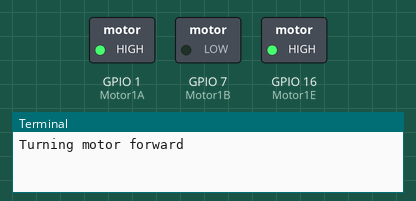
Simulated run of this program. Board: Raspberry Pi (BCM pin numbers). Parts: switched loads named in the program (green lamp = pin HIGH), the last lines printed to the terminal. At 2.5 s the program stops and its outputs stay as they are.

Above: at 0.1 s.
At 0.6 s:
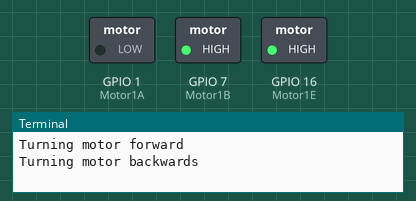
At 2.6 s:
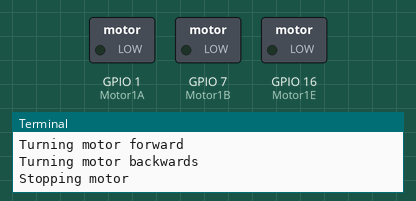
Timing chart, 0 to 4.0 s (numbered marks = the images above):
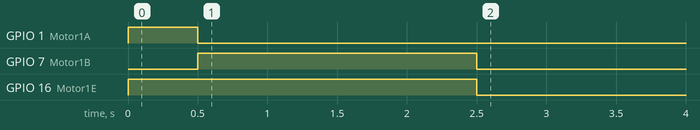

Measured:
- by itself, GPIO 1 (Motor1A): LOW → HIGH at 0.00 s, → LOW 0.50 s later
- by itself, GPIO 7 (Motor1B): LOW → HIGH at 0.50 s, → LOW 2.0 s later
- by itself, GPIO 16 (Motor1E): LOW → HIGH at 0.00 s, → LOW 2.5 s later

The program:

dc_mototr_test.py
```python
import RPi.GPIO as GPIO
from time import sleep

GPIO.setmode(GPIO.BCM)

Motor1A = 1
Motor1B = 7
Motor1E = 16

GPIO.setup(Motor1A,GPIO.OUT)
GPIO.setup(Motor1B,GPIO.OUT)
GPIO.setup(Motor1E,GPIO.OUT)

print ("Turning motor forward")
GPIO.output(Motor1A,GPIO.HIGH)
GPIO.output(Motor1B,GPIO.LOW)
GPIO.output(Motor1E,GPIO.HIGH)

sleep(0.5)

print ("Turning motor backwards")
GPIO.output(Motor1A,GPIO.LOW)
GPIO.output(Motor1B,GPIO.HIGH)
GPIO.output(Motor1E,GPIO.HIGH)

sleep(2)

print ("Stopping motor")
GPIO.output(Motor1E,GPIO.LOW)

GPIO.cleanup()
```
